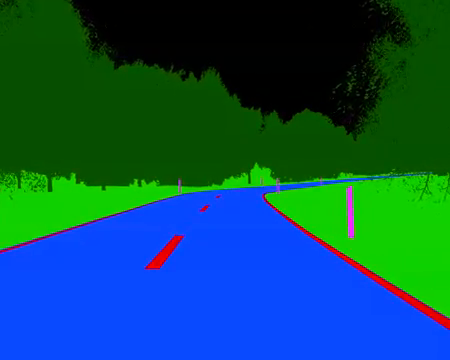
#> input picture frame 51 of camera_algorithm/test.mp4, 450 x 360 px, given in place of test2.mp4, which was not available
$ python test.py
#> lines starting #> are read from the running program, lines starting #| are printed output that depends on the picture; after the words box and inside, x2 and y2 are one past the last pixel; in counts of white or black regions, pixels touching at a corner belong together; long printed decimals are rounded; pictures that were not available may be replaced by others from this repository, and a replacement may not be noted
### camera_algorithm/roadCoordinator.py
import math
import numpy as np
import cv2
class RoadCoordinator:

    # [7 lines of commented-out code are left out]
    def __init__(self, minRoadHeight, maxRoadHeight, lowRoadColor, highRoadColor, lowMaskColor, highMaskColor, newColor, hasRoadLines ):
#> further down, frame is the input picture: shape (360, 450, 3); mean B, G, R 89.3, 80.4, 11.1
        self.minRoadHeight = minRoadHeight
        self.maxRoadHeight = maxRoadHeight
        self.lowRoadColor = lowRoadColor
        self.highRoadColor = highRoadColor
        self.lowMaskColor = lowMaskColor
        self.highMaskColor = highMaskColor
        self.newColor = newColor
        self.hasRoadLines = hasRoadLines
    # image should opencv2 image
    # returns (leftborderline, rightborderline, middleRoadline)
    # line consists of 2 coordinates for top and bottom
    def getRoadBorderCoordinates(self, image):
        self.image = image
        threshold = self._convertImage(image)
        roadCenterCoordinates = self._calculateRoadBorderCoordinates(threshold)
        self._visualize(image, roadCenterCoordinates)
        return roadCenterCoordinates

    def _convertImage(self, image):
        height = image.shape[0]
#> height = 360
        width = image.shape[1]
#> width = 450
        image = image[self.minRoadHeight: height - self.maxRoadHeight,0:width]
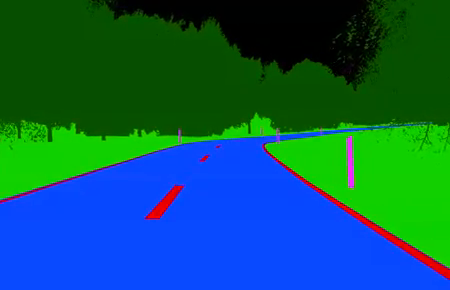
#> image: shape (290, 450, 3); mean of channels 0, 1, 2 93.2, 90.5, 12.7; drawn as B, G, R
        blur = cv2.blur(image,(5,5))
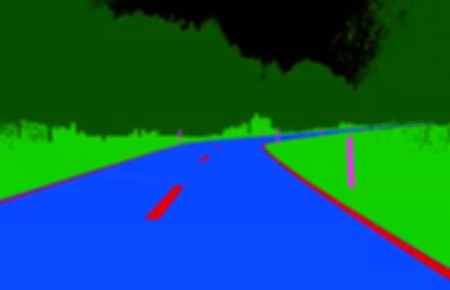
#> blur: shape (290, 450, 3); mean of channels 0, 1, 2 93.2, 90.5, 12.7; drawn as B, G, R
        blur0=cv2.medianBlur(blur,5)
        blur1= cv2.GaussianBlur(blur0,(5,5),0)
        blur2= cv2.bilateralFilter(blur1,9,75,75)
        if(self.hasRoadLines):
            colorMask = cv2.inRange(blur2, np.array(self.lowMaskColor), np.array(self.highMaskColor))
            image[colorMask>0] = self.newColor
        hsv = cv2.cvtColor(image, cv2.COLOR_BGR2HSV)
#> hsv: shape (290, 450, 3); mean H, S, V 76.9, 240.9, 158.9
        lowRoadColor = np.array(self.lowRoadColor)
        highRoadColor = np.array(self.highRoadColor)
        mask = cv2.inRange(hsv, lowRoadColor, highRoadColor)
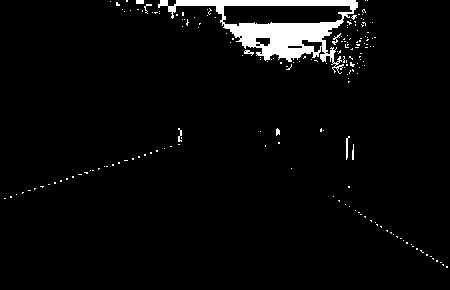
#> mask: shape (290, 450); 3.9% white; 185 white regions (176 under 20 px)
        if(self.hasRoadLines):
            mask = cv2.threshold(mask, 145, 255, cv2.THRESH_BINARY_INV)[1]
        return mask

    # 1 calculates and sort contours by size
    # 2 calculates road border lines
    # 3 calculates center road lines
    def _calculateRoadBorderCoordinates(self, threshold):
        cnts = cv2.findContours(threshold, cv2.RETR_EXTERNAL, cv2.CHAIN_APPROX_SIMPLE)
#> cnts = 185 contours, 181 with area under 20; largest, box (x1, y1, x2, y2) and area: (158, 0, 358, 74) 6191, (136, 0, 144, 4) 21, (346, 136, 350, 160) 20, (244, 50, 254, 56) 20
        cnts = cnts[0] if len(cnts) == 2 else cnts[1]
        s = sorted(cnts,key=cv2.contourArea,  reverse=True )
#> s has the same summary as cnts
        first = s[0]
#> first = contour of 352 points, box (x1, y1, x2, y2) (158, 0, 358, 74), area 6191
        second = s[1]
#> second = [[136, 0], [136, 3], [143, 3], [143, 0]]
        # Obtain road border coordinates
        bottomFirst = tuple(first[first[:, :, 1].argmax()][0])
#> bottomFirst = (339, 73)
        bottomSecond = tuple(second[second[:, :, 1].argmax()][0])
#> bottomSecond = (136, 3)
        topFirst = tuple(first[first[:, :, 0].argmax()][0])
#> topFirst = (357, 7)
        topSecond = tuple(second[second[:, :, 0].argmin()][0])
#> topSecond = (136, 0)
        leftRoadBorder = (bottomFirst, topFirst)
#> leftRoadBorder = ((339, 73), (357, 7))
        rightRoadBorder = (bottomSecond, topSecond)
#> rightRoadBorder = ((136, 3), (136, 0))

        if(bottomFirst[0] > bottomSecond[0]):
            topFirst = tuple(first[first[:, :, 0].argmin()][0])
#> topFirst = (158, 4)
            topSecond = tuple(second[second[:, :, 0].argmax()][0])
#> topSecond = (143, 3)
            leftRoadBorder = (bottomSecond, topSecond)
#> leftRoadBorder = ((136, 3), (143, 3))
            rightRoadBorder = (bottomFirst, topFirst)
#> rightRoadBorder = ((339, 73), (158, 4))

        # calculate center top & bottom of road
        bottomMiddle = (int((bottomFirst[0] + bottomSecond[0]) / 2),int((bottomFirst[1] + bottomSecond[1]) / 2))
#> bottomMiddle = (237, 38)
        topMiddle = (int((topFirst[0] + topSecond[0]) / 2),int((topFirst[1] + topSecond[1]) / 2))
#> topMiddle = (150, 3)
        middleRoad = (bottomMiddle, topMiddle)
#> middleRoad = ((237, 38), (150, 3))
        self.middleX = (topFirst[0] + topSecond[0])/2
#> self.middleX = 150.5
        self.middleY = (topFirst[1] + topSecond[1])/2
#> self.middleY = 3.5
#> in getRoadBorderCoordinates, `roadCenterCoordinates = self._calculateRoadBorderCoordinates(threshold)`: roadCenterCoordinates = (((136, 3), (143, 3)), ((339, 73), (158, 4)), ((237, 38), (150, 3)))
        return(leftRoadBorder, rightRoadBorder, middleRoad)

    def _visualize(self, image ,result):
        height = image.shape[0]
#> height = 360
        width = image.shape[1]
#> width = 450
        image = image[self.minRoadHeight: height - self.maxRoadHeight,0:width]
        for line in result:
            cv2.line(image, line[0], line[1], (255, 255, 255), thickness=2)
            for point in line:
                cv2.circle(image, point, 8, (255, 255, 255), -1)
#> this loop made 3 passes
#> line on passes 1 to 3: ((136, 3), (143, 3)), ((339, 73), (158, 4)), ((237, 38), (150, 3))
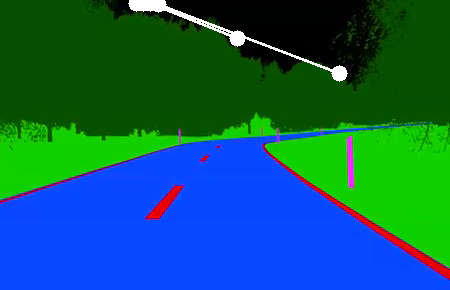
#> image: shape (290, 450, 3); 1.09% of pixels changed, all inside (x1, y1, x2, y2) = (128, 0, 348, 82); drawn as B, G, R

### camera_algorithm/test.py
import cv2
import roadCoordinator as rd
import math
import numpy as np
# test = rd.RoadCoordinator(200,0,[100,150,0],[140,255,255], [0,0,0], [155, 55, 255], (255,72,0), True)
# cap = cv2.VideoCapture('test.mp4')
test = rd.RoadCoordinator(50, 20, [0,0,0], [255, 120, 255], [0,0,0], [0,0,0], (0,0,0), False)
cap = cv2.VideoCapture('test2.mp4')
while(cap.isOpened()):
    ret, frame = cap.read()
    if ret == True:
        test.getRoadBorderCoordinates(frame)
        soughtAfterAngle = math.degrees(math.atan((test.middleY / test.middleX)))
#> soughtAfterAngle = 1.33
        print(soughtAfterAngle)
#| 1.332
        cv2.imshow('frame2',frame)


        if cv2.waitKey(25) & 0xFF == ord('q'):
#> (key q is pressed here)
            break
    else:
        break

cap.release()
cv2.destroyAllWindows()

$ run again, starting later in the video
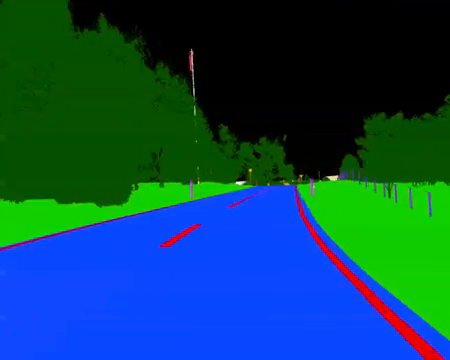
#> input picture frame 233 of camera_algorithm/test.mp4, 450 x 360 px, given in place of test2.mp4, which was not available
#> frame is the input picture: shape (360, 450, 3); mean B, G, R 87, 70.6, 11.2
#> hsv: shape (290, 450, 3); mean H, S, V 72, 222.3, 147.4
#> in _convertImage, `mask = cv2.inRange(hsv, lowRoadColor, highRoadColor)`:
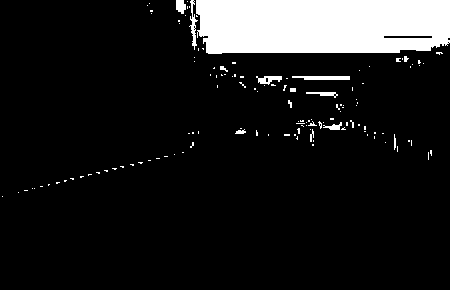
#> mask: shape (290, 450); 11% white; 131 white regions (117 under 20 px)
#> cnts = 131 contours, 123 with area under 20; largest, box (x1, y1, x2, y2) and area: (196, 0, 450, 54) 12709, (292, 76, 350, 80) 148, (256, 76, 282, 85) 108, (189, 0, 198, 50) 104, (176, 0, 186, 14) 89, (306, 92, 338, 98) 65, (323, 122, 342, 130) 50, (235, 129, 246, 134) 22
#> s has the same summary as cnts
#> first = contour of 74 points, box (x1, y1, x2, y2) (196, 0, 450, 54), area 12709
#> second = [[292, 76], [292, 77], [303, 77], [304, 78], [304, 79], [349, 79], [349, 76]]
#> bottomFirst = (208, 53)
#> bottomSecond = (304, 79)
#> topFirst = (449, 42)
#> topSecond = (292, 76)
#> leftRoadBorder = ((208, 53), (449, 42))
#> rightRoadBorder = ((304, 79), (292, 76))
#> bottomMiddle = (256, 66)
#> topMiddle = (370, 59)
#> middleRoad = ((256, 66), (370, 59))
#> self.middleX = 370.5
#> self.middleY = 59
#> roadCenterCoordinates = (((208, 53), (449, 42)), ((304, 79), (292, 76)), ((256, 66), (370, 59)))
#> the loop in _visualize, `for line in result:` made 3 passes
#> line on passes 1 to 3: ((208, 53), (449, 42)), ((304, 79), (292, 76)), ((256, 66), (370, 59))
#> after the loop in _visualize, `for line in result:`:
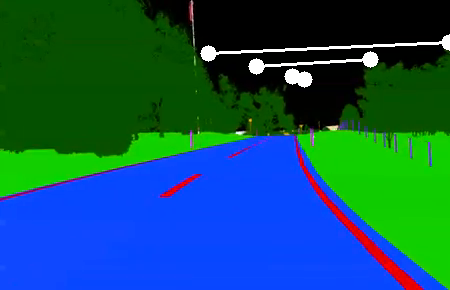
#> image: shape (290, 450, 3); mean of channels 0, 1, 2 95.1, 83.9, 16.3; drawn as B, G, R
#> soughtAfterAngle = 9.05
#| 9.048

$ run again, starting later in the video
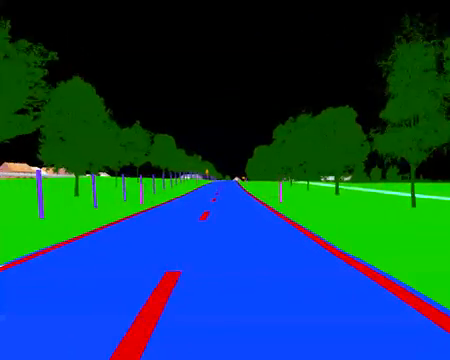
#> input picture frame 414 of camera_algorithm/test.mp4, 450 x 360 px, given in place of test2.mp4, which was not available
#> frame is the input picture: shape (360, 450, 3); mean B, G, R 85.5, 67.6, 15.5
#> hsv: shape (290, 450, 3); mean H, S, V 69.6, 209.6, 147.4
#> in _convertImage, `mask = cv2.inRange(hsv, lowRoadColor, highRoadColor)`:
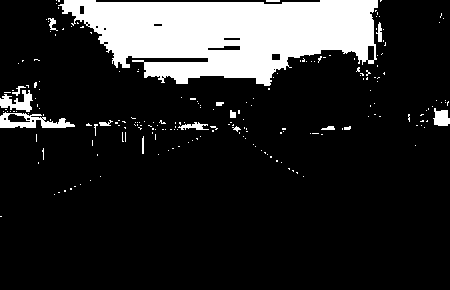
#> mask: shape (290, 450); 15.9% white; 211 white regions (195 under 20 px)
#> cnts = 211 contours, 200 with area under 20; largest, box (x1, y1, x2, y2) and area: (58, 0, 378, 86) 18110, (0, 112, 75, 128) 642, (0, 90, 33, 112) 300, (433, 108, 450, 126) 194, (178, 122, 209, 130) 83
#> s has the same summary as cnts
#> first = contour of 322 points, box (x1, y1, x2, y2) (58, 0, 378, 86), area 18110
#> second = contour of 86 points, box (x1, y1, x2, y2) (0, 112, 75, 128), area 642
#> bottomFirst = (264, 85)
#> bottomSecond = (0, 127)
#> in _calculateRoadBorderCoordinates, `topFirst = tuple(first[first[:, :, 0].argmax()][0])`: topFirst = (377, 7)
#> in _calculateRoadBorderCoordinates, `topSecond = tuple(second[second[:, :, 0].argmin()][0])`: topSecond = (0, 116)
#> in _calculateRoadBorderCoordinates, `leftRoadBorder = (bottomFirst, topFirst)`: leftRoadBorder = ((264, 85), (377, 7))
#> in _calculateRoadBorderCoordinates, `rightRoadBorder = (bottomSecond, topSecond)`: rightRoadBorder = ((0, 127), (0, 116))
#> in _calculateRoadBorderCoordinates, `topFirst = tuple(first[first[:, :, 0].argmin()][0])`: topFirst = (58, 5)
#> in _calculateRoadBorderCoordinates, `topSecond = tuple(second[second[:, :, 0].argmax()][0])`: topSecond = (74, 126)
#> in _calculateRoadBorderCoordinates, `leftRoadBorder = (bottomSecond, topSecond)`: leftRoadBorder = ((0, 127), (74, 126))
#> in _calculateRoadBorderCoordinates, `rightRoadBorder = (bottomFirst, topFirst)`: rightRoadBorder = ((264, 85), (58, 5))
#> bottomMiddle = (132, 106)
#> topMiddle = (66, 65)
#> middleRoad = ((132, 106), (66, 65))
#> self.middleX = 66
#> self.middleY = 65.5
#> roadCenterCoordinates = (((0, 127), (74, 126)), ((264, 85), (58, 5)), ((132, 106), (66, 65)))
#> the loop in _visualize, `for line in result:` made 3 passes
#> line on passes 1 to 3: ((0, 127), (74, 126)), ((264, 85), (58, 5)), ((132, 106), (66, 65))
#> after the loop in _visualize, `for line in result:`:
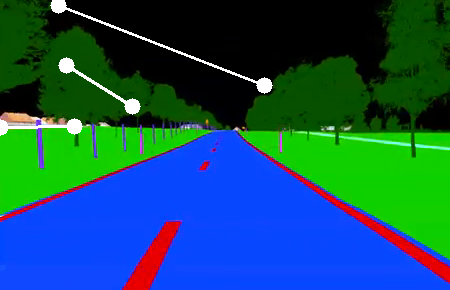
#> image: shape (290, 450, 3); mean of channels 0, 1, 2 93.3, 81.7, 20.8; drawn as B, G, R
#> soughtAfterAngle = 44.78
#| 44.782
